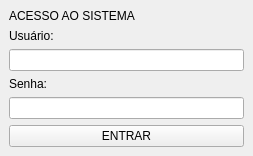
<?xml version="1.0" encoding="UTF-8"?>
<ui version="4.0">
 <class>Login</class>
 <widget class="QMainWindow" name="Login">
  <property name="geometry">
   <rect>
    <x>0</x>
    <y>0</y>
    <width>253</width>
    <height>150</height>
   </rect>
  </property>
  <property name="windowTitle">
   <string>Login do Sistema</string>
  </property>
  <widget class="QWidget" name="centralwidget">
   <layout class="QVBoxLayout" name="verticalLayout">
    <item>
     <widget class="QLabel" name="label_acesso">
      <property name="text">
       <string>ACESSO AO SISTEMA</string>
      </property>
     </widget>
    </item>
    <item>
     <widget class="QLabel" name="label_usuario">
      <property name="text">
       <string>Usuário:</string>
      </property>
     </widget>
    </item>
    <item>
     <widget class="QLineEdit" name="lineEdit_usuario"/>
    </item>
    <item>
     <widget class="QLabel" name="label_senha">
      <property name="text">
       <string>Senha:</string>
      </property>
     </widget>
    </item>
    <item>
     <widget class="QLineEdit" name="lineEdit_senha">
      <property name="echoMode">
       <enum>QLineEdit::Password</enum>
      </property>
     </widget>
    </item>
    <item>
     <widget class="QPushButton" name="pushButton_entrar">
      <property name="text">
       <string>ENTRAR</string>
      </property>
     </widget>
    </item>
   </layout>
  </widget>
 </widget>
 <resources/>
 <connections/>
</ui>
